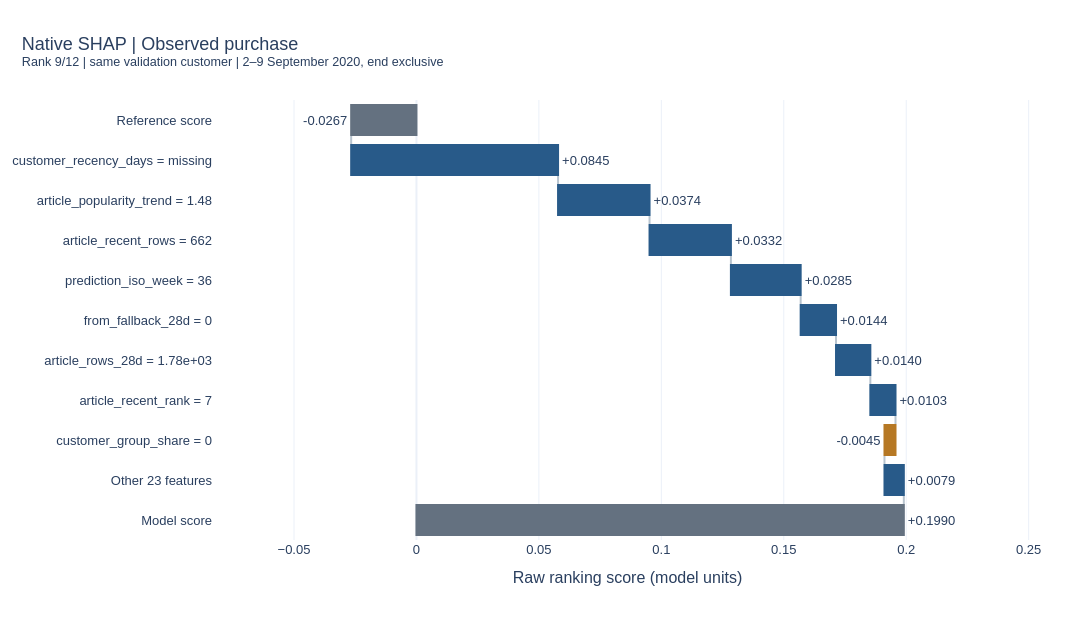
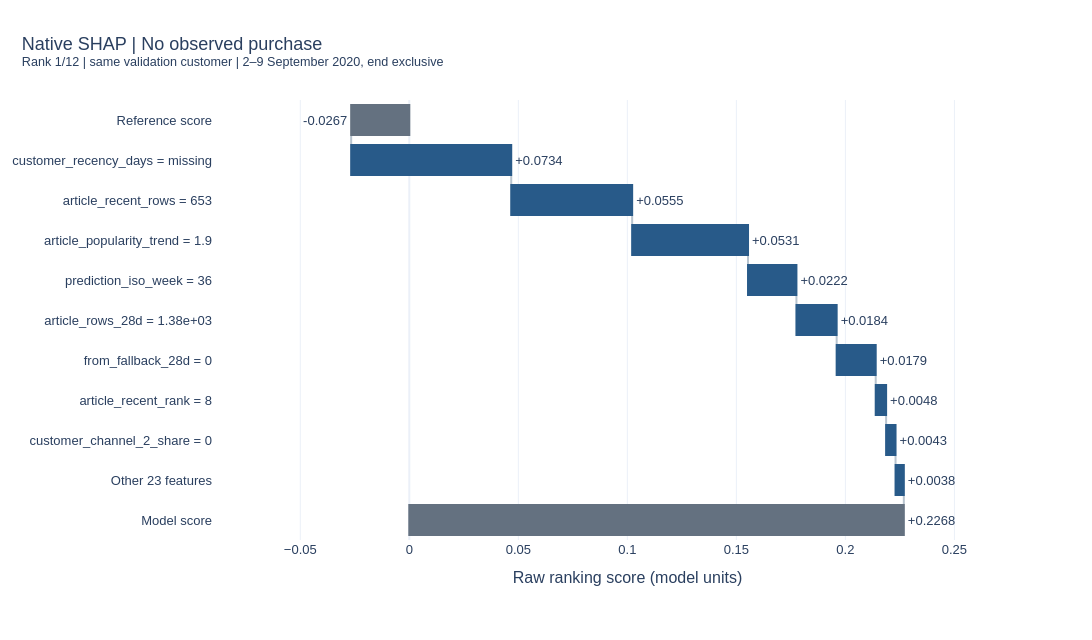

Notebook source saved alongside these figures, in order:
### Code cell
import plotly.graph_objects as go

examples_path = DIAGNOSTIC_ROOT / "shap_examples.csv"
contributions_path = DIAGNOSTIC_ROOT / "shap_contributions.csv"

explained.to_csv(examples_path, index=False)
local_contributions.to_csv(contributions_path, index=False)

shap_artifacts = [examples_path, contributions_path]

for position, example in enumerate(
    explained.itertuples(index=False)
):
    ranked = (
        local_contributions.loc[
            local_contributions["case"].eq(example.case)
        ]
        .assign(
            absolute_contribution=lambda frame: (
                frame["contribution"].abs()
            )
        )
        .sort_values(
            ["absolute_contribution", "feature"],
            ascending=[False, True],
        )
    )

    shown = ranked.head(8)
    other_contribution = float(
        ranked.iloc[8:]["contribution"].sum()
    )

    feature_labels = [
        (
            f"{row.feature} = {row.feature_value:.3g}"
            if pd.notna(row.feature_value)
            else f"{row.feature} = missing"
        )
        for row in shown.itertuples(index=False)
    ]

    labels = [
        "Reference score",
        *feature_labels,
        f"Other {len(ranked) - len(shown)} features",
        "Model score",
    ]
    values = [
        example.base_value,
        *shown["contribution"].tolist(),
        other_contribution,
        0,
    ]

    fig = go.Figure(
        go.Waterfall(
            orientation="h",
            measure=(
                ["absolute"]
                + ["relative"] * (len(shown) + 1)
                + ["total"]
            ),
            y=labels,
            x=values,
            text=(
                [f"{value:+.4f}" for value in values[:-1]]
                + [f"{example.raw_score:+.4f}"]
            ),
            textposition="outside",
            increasing={"marker": {"color": "#285A89"}},
            decreasing={"marker": {"color": "#B67824"}},
            totals={"marker": {"color": "#647180"}},
            connector={"line": {"color": "#B8C4CF"}},
        )
    )

    fig.update_layout(
        title=(
            f"Native SHAP | {example.case}"
            f"<br><sup>Rank {example.rank}/12 | "
            "same validation customer | "
            "2–9 September 2020, end exclusive</sup>"
        ),
        xaxis_title="Raw ranking score (model units)",
        showlegend=False,
    )
    fig.update_yaxes(
        autorange="reversed",
        automargin=True,
    )

    running_values = np.r_[
        0.0,
        np.cumsum(values[:-1]),
    ]
    axis_min = float(running_values.min())
    axis_max = float(running_values.max())
    padding = 0.25 * max(axis_max - axis_min, 1e-6)

    fig.update_xaxes(
        range=[axis_min - padding, axis_max + padding]
    )
    fig.update_traces(cliponaxis=False)

    figure_name = (
        f"diagnostics_{candidate['method']}_shap_{position + 1}"
    )
    show_figure(
        fig,
        PROJECT_ROOT,
        figure_name,
        height=640,
    )
    shap_artifacts.append(
        PROJECT_ROOT / f"artifacts/figures/{figure_name}.png"
    )

shap_manifest_path = DIAGNOSTIC_ROOT / "shap_manifest.json"
write_json(
    shap_manifest_path,
    {
        "model_sha256": candidate["model_sha256"],
        "validation_fingerprint": validation_manifest["fingerprint"],
        "feature_columns": FEATURE_COLUMNS,
        "explanation_space": "raw_ranking_score",
        "customers": 1,
        "examples": len(explained),
        "posthoc_outcome_based_selection": True,
        "selection_rule": (
            "First customer by ID with 1-11 top-12 hits; "
            "highest-ranked recommendation for each observed outcome"
        ),
    },
)
shap_artifacts.append(shap_manifest_path)

with mlflow.start_run(run_id=candidate["mlflow_run_id"]):
    for path in shap_artifacts:
        mlflow.log_artifact(
            str(path),
            artifact_path="stage8/native_shap",
        )

### Figure 1 — Plotly figure (JSON) as saved in the notebook; plotly's stock layout.template omitted (floating-point values rounded to 4 significant figures)
{"data": [{"cliponaxis": false, "connector": {"line": {"color": "#B8C4CF"}}, "decreasing": {"marker": {"color": "#B67824"}}, "increasing": {"marker": {"color": "#285A89"}}, "measure": ["absolute", "relative", "relative", "relative", "relative", "relative", "relative", "relative", "relative", "relative", "total"], "orientation": "h", "text": ["-0.0267", "+0.0845", "+0.0374", "+0.0332", "+0.0285", "+0.0144", "+0.0140", "+0.0103", "-0.0045", "+0.0079", "+0.1990"], "textposition": "outside", "totals": {"marker": {"color": "#647180"}}, "type": "waterfall", "x": [-0.02666, 0.08448, 0.03736, 0.03323, 0.02849, 0.01444, 0.01401, 0.01028, -0.004502, 0.007902, 0], "y": ["Reference score", "customer_recency_days = missing", "article_popularity_trend = 1.48", "article_recent_rows = 662", "prediction_iso_week = 36", "from_fallback_28d = 0", "article_rows_28d = 1.78e+03", "article_recent_rank = 7", "customer_group_share = 0", "Other 23 features", "Model score"]}], "layout": {"colorway": ["#285A89", "#B67824", "#687B38", "#9B596D", "#78629A"], "font": {"family": "Arial", "size": 13}, "height": 640, "legend": {"orientation": "h", "x": 0, "y": 1.02, "yanchor": "bottom"}, "margin": {"b": 100, "l": 100, "r": 50, "t": 100}, "showlegend": false, "title": {"font": {"size": 18}, "text": "Native SHAP | Observed purchase<br><sup>Rank 9/12 | same validation customer | 2–9 September 2020, end exclusive</sup>", "x": 0.02, "xanchor": "left"}, "width": 1100, "xaxis": {"range": [-0.08308, 0.2554], "title": {"text": "Raw ranking score (model units)"}}, "yaxis": {"automargin": true, "autorange": "reversed"}}}

### Figure 2 — Plotly figure (JSON) as saved in the notebook; plotly's stock layout.template omitted (floating-point values rounded to 4 significant figures)
{"data": [{"cliponaxis": false, "connector": {"line": {"color": "#B8C4CF"}}, "decreasing": {"marker": {"color": "#B67824"}}, "increasing": {"marker": {"color": "#285A89"}}, "measure": ["absolute", "relative", "relative", "relative", "relative", "relative", "relative", "relative", "relative", "relative", "total"], "orientation": "h", "text": ["-0.0267", "+0.0734", "+0.0555", "+0.0531", "+0.0222", "+0.0184", "+0.0179", "+0.0048", "+0.0043", "+0.0038", "+0.2268"], "textposition": "outside", "totals": {"marker": {"color": "#647180"}}, "type": "waterfall", "x": [-0.02666, 0.07341, 0.05546, 0.05313, 0.0222, 0.01845, 0.01791, 0.004769, 0.004323, 0.003806, 0], "y": ["Reference score", "customer_recency_days = missing", "article_recent_rows = 653", "article_popularity_trend = 1.9", "prediction_iso_week = 36", "article_rows_28d = 1.38e+03", "from_fallback_28d = 0", "article_recent_rank = 8", "customer_channel_2_share = 0", "Other 23 features", "Model score"]}], "layout": {"colorway": ["#285A89", "#B67824", "#687B38", "#9B596D", "#78629A"], "font": {"family": "Arial", "size": 13}, "height": 640, "legend": {"orientation": "h", "x": 0, "y": 1.02, "yanchor": "bottom"}, "margin": {"b": 100, "l": 100, "r": 50, "t": 100}, "showlegend": false, "title": {"font": {"size": 18}, "text": "Native SHAP | No observed purchase<br><sup>Rank 1/12 | same validation customer | 2–9 September 2020, end exclusive</sup>", "x": 0.02, "xanchor": "left"}, "width": 1100, "xaxis": {"range": [-0.09002, 0.2902], "title": {"text": "Raw ranking score (model units)"}}, "yaxis": {"automargin": true, "autorange": "reversed"}}}
